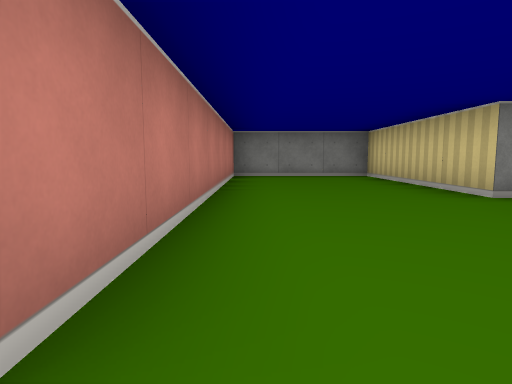
view 1 (above)

14 first-person views from a walk through a cub3D level. The camera is about half as high as the walls, tilts 6° down and sees 75° across. The floor is counted in squares. Each view is taken from the middle of a square. On the plan, view 1 faces up. The plan holds only what a view shows up to about 9 squares ahead; the rest is blank.

view 2
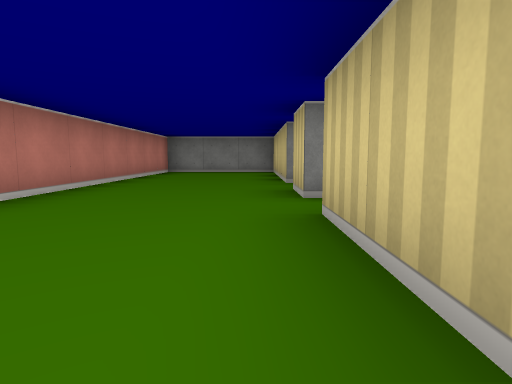

view 3
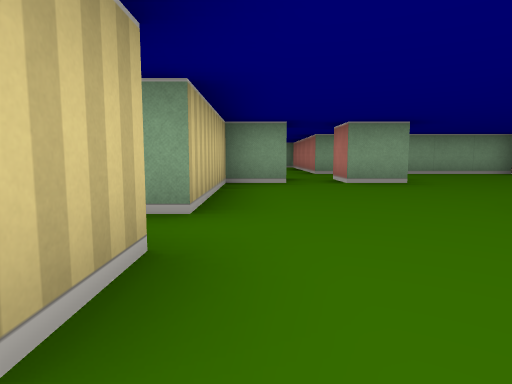

view 4
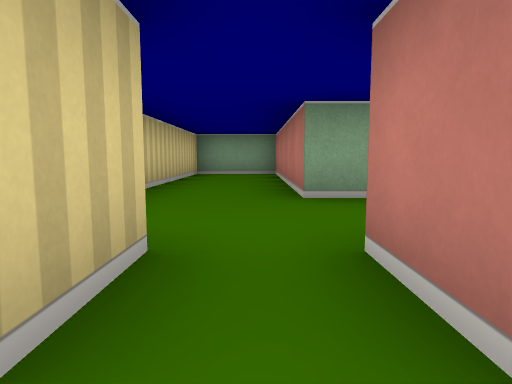

view 5
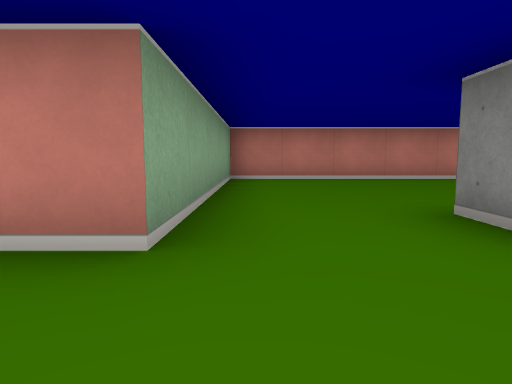

view 6
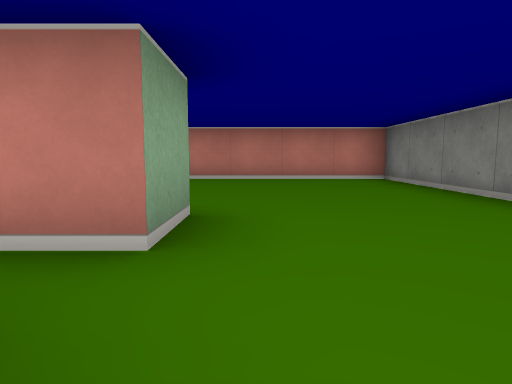

view 7
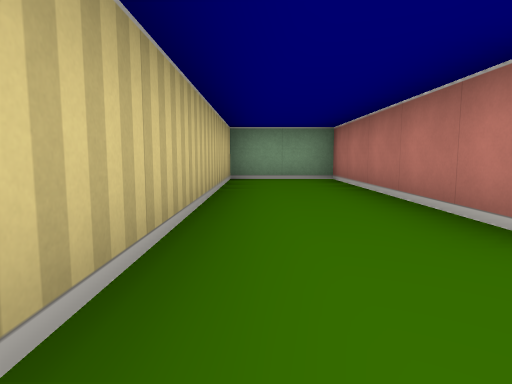

view 8
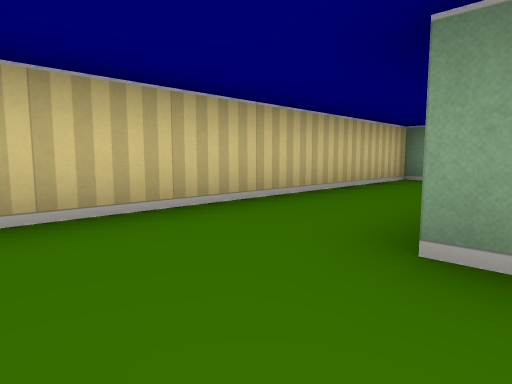

view 9
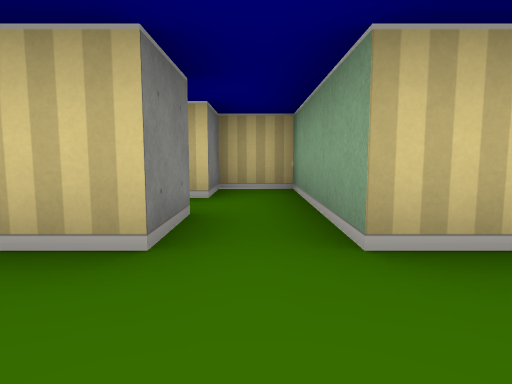

view 10
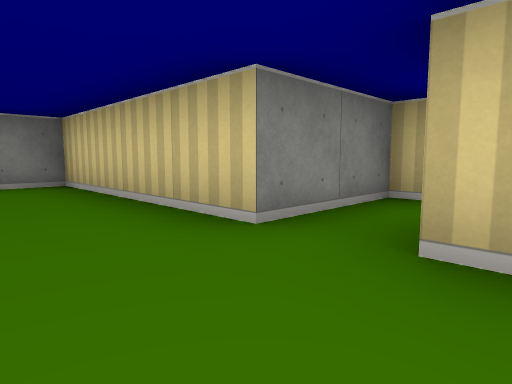

view 11
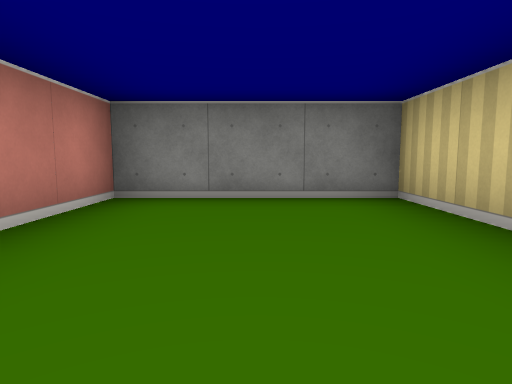

view 12
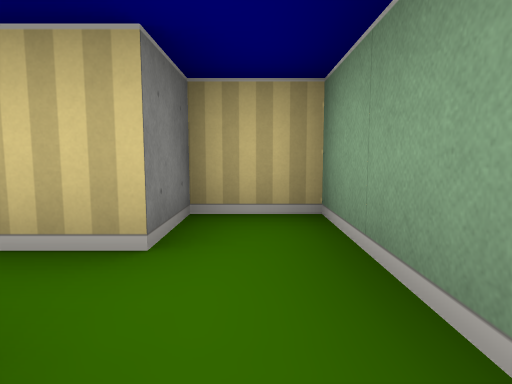

view 13
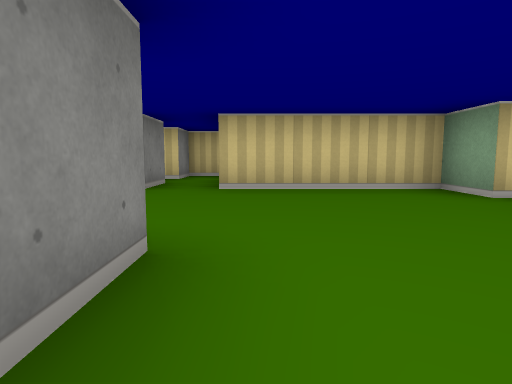

view 14
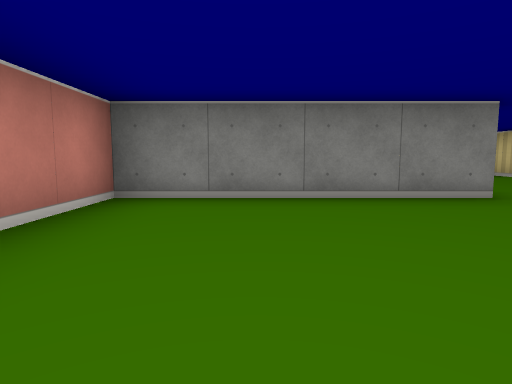

### Floor plan
Points are (right, up) in squares from view 1. A wall is a line through its corners. A room is listed if a view was taken in it or the views show most of it. See-through windows are left out.
Room 1 (views 1, 2, 3, 4, 5, 6, 7, 8, 9, 10, 11, 12, 13, 14)
walls: (-0.6, -2.5) (0.5, -2.5) (0.5, -3.5); (0.1, -3.5) (-0.5, -3.5); (1.5, -3.5) (1.5, -2.5) (2.5, -2.5) (2.5, 0.5) (5.5, 0.5) (5.5, 1.5) (4.5, 1.5) (4.5, 3.5) (2.5, 3.5) (2.5, 7.5) (-0.5, 7.5) (-0.5, 0.5) (-4.5, 0.5) (-4.5, -5.5) (0.5, -5.5) (0.5, -10.5) (2.5, -10.5) (2.5, -4.2); (3.5, 1.5) (2.5, 1.5) (2.5, 2.5)

Where each view was taken, in squares from view 1:
view 1: 0 up, 0 right, facing up
view 2: 2 down, 2 right, facing up
view 3: 3 up, 2 right, facing down
view 4: 2 down, 1 right, facing down
view 5: 5 down, 2 right, facing left
view 6: 2 down, 2 right, facing left
view 7: 4 down, 2 right, facing down
view 8: 4 down, 0 right, facing down-right
view 9: 1 up, 1 right, facing right
view 10: 2 up, 1 right, facing up-right
view 11: 4 up, 1 right, facing up
view 12: 1 up, 3 right, facing right
view 13: 0 up, 2 left, facing right
view 14: 3 down, 3 left, facing up
